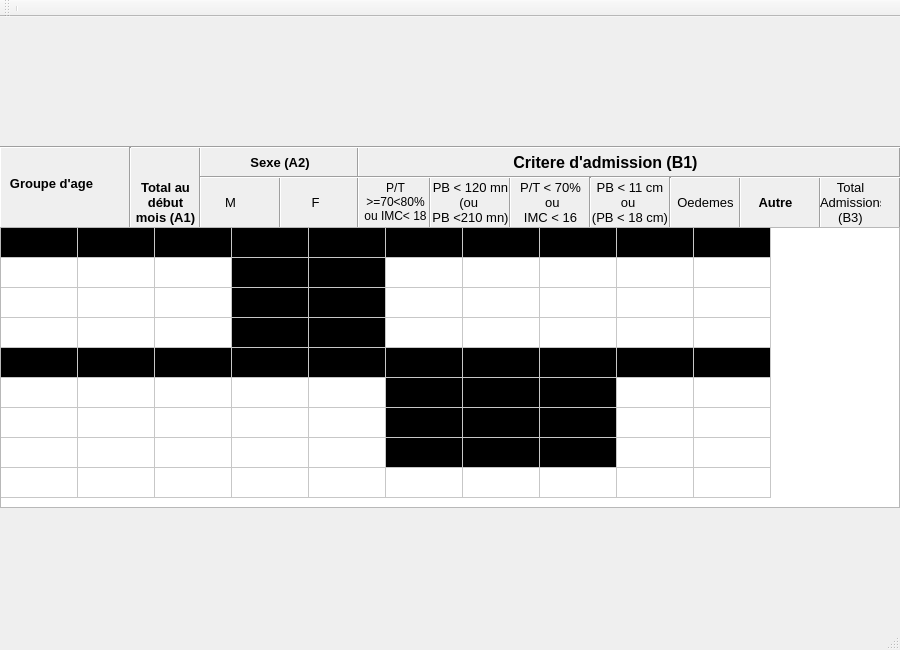
<?xml version="1.0" encoding="UTF-8"?>
<ui version="4.0">
 <class>MainWindow</class>
 <widget class="QMainWindow" name="MainWindow">
  <property name="geometry">
   <rect>
    <x>0</x>
    <y>0</y>
    <width>900</width>
    <height>650</height>
   </rect>
  </property>
  <property name="minimumSize">
   <size>
    <width>854</width>
    <height>639</height>
   </size>
  </property>
  <property name="windowTitle">
   <string>MainWindow</string>
  </property>
  <property name="toolTip">
   <string/>
  </property>
  <widget class="QWidget" name="centralwidget">
   <widget class="QLabel" name="label_5">
    <property name="geometry">
     <rect>
      <x>360</x>
      <y>160</y>
      <width>71</width>
      <height>51</height>
     </rect>
    </property>
    <property name="text">
     <string>&lt;!DOCTYPE HTML PUBLIC &quot;-//W3C//DTD HTML 4.0//EN&quot; &quot;http://www.w3.org/TR/REC-html40/strict.dtd&quot;&gt;
&lt;html&gt;&lt;head&gt;&lt;meta name=&quot;qrichtext&quot; content=&quot;1&quot; /&gt;&lt;style type=&quot;text/css&quot;&gt;
p, li { white-space: pre-wrap; }
&lt;/style&gt;&lt;/head&gt;&lt;body style=&quot; font-family:'Ubuntu'; font-size:11pt; font-weight:400; font-style:normal;&quot;&gt;
&lt;p align=&quot;center&quot; style=&quot; margin-top:0px; margin-bottom:0px; margin-left:0px; margin-right:0px; -qt-block-indent:0; text-indent:0px;&quot;&gt;&lt;span style=&quot; font-size:9pt;&quot;&gt;P/T&lt;/span&gt;&lt;/p&gt;
&lt;p align=&quot;center&quot; style=&quot; margin-top:0px; margin-bottom:0px; margin-left:0px; margin-right:0px; -qt-block-indent:0; text-indent:0px;&quot;&gt;&lt;span style=&quot; font-size:9pt;&quot;&gt;&amp;gt;=70&amp;lt;80%&lt;/span&gt;&lt;/p&gt;
&lt;p align=&quot;center&quot; style=&quot; margin-top:0px; margin-bottom:0px; margin-left:0px; margin-right:0px; -qt-block-indent:0; text-indent:0px;&quot;&gt;&lt;span style=&quot; font-size:9pt;&quot;&gt;ou IMC&amp;lt; 18&lt;/span&gt;&lt;/p&gt;&lt;/body&gt;&lt;/html&gt;</string>
    </property>
   </widget>
   <widget class="Line" name="line_8">
    <property name="geometry">
     <rect>
      <x>350</x>
      <y>130</y>
      <width>16</width>
      <height>81</height>
     </rect>
    </property>
    <property name="orientation">
     <enum>Qt::Vertical</enum>
    </property>
   </widget>
   <widget class="Line" name="line_10">
    <property name="geometry">
     <rect>
      <x>810</x>
      <y>160</y>
      <width>20</width>
      <height>51</height>
     </rect>
    </property>
    <property name="orientation">
     <enum>Qt::Vertical</enum>
    </property>
   </widget>
   <widget class="QLabel" name="label_4">
    <property name="geometry">
     <rect>
      <x>670</x>
      <y>170</y>
      <width>71</width>
      <height>31</height>
     </rect>
    </property>
    <property name="text">
     <string>&lt;!DOCTYPE HTML PUBLIC &quot;-//W3C//DTD HTML 4.0//EN&quot; &quot;http://www.w3.org/TR/REC-html40/strict.dtd&quot;&gt;
&lt;html&gt;&lt;head&gt;&lt;meta name=&quot;qrichtext&quot; content=&quot;1&quot; /&gt;&lt;style type=&quot;text/css&quot;&gt;
p, li { white-space: pre-wrap; }
&lt;/style&gt;&lt;/head&gt;&lt;body style=&quot; font-family:'Ubuntu'; font-size:11pt; font-weight:400; font-style:normal;&quot;&gt;
&lt;p align=&quot;center&quot; style=&quot; margin-top:0px; margin-bottom:0px; margin-left:0px; margin-right:0px; -qt-block-indent:0; text-indent:0px;&quot;&gt;&lt;span style=&quot; font-size:10pt;&quot;&gt;Oedemes&lt;/span&gt;&lt;/p&gt;&lt;/body&gt;&lt;/html&gt;</string>
    </property>
   </widget>
   <widget class="Line" name="line_14">
    <property name="geometry">
     <rect>
      <x>-10</x>
      <y>130</y>
      <width>20</width>
      <height>81</height>
     </rect>
    </property>
    <property name="orientation">
     <enum>Qt::Vertical</enum>
    </property>
   </widget>
   <widget class="Line" name="line_5">
    <property name="geometry">
     <rect>
      <x>730</x>
      <y>160</y>
      <width>20</width>
      <height>51</height>
     </rect>
    </property>
    <property name="orientation">
     <enum>Qt::Vertical</enum>
    </property>
   </widget>
   <widget class="QLabel" name="label_2">
    <property name="geometry">
     <rect>
      <x>370</x>
      <y>130</y>
      <width>471</width>
      <height>31</height>
     </rect>
    </property>
    <property name="text">
     <string>&lt;!DOCTYPE HTML PUBLIC &quot;-//W3C//DTD HTML 4.0//EN&quot; &quot;http://www.w3.org/TR/REC-html40/strict.dtd&quot;&gt;
&lt;html&gt;&lt;head&gt;&lt;meta name=&quot;qrichtext&quot; content=&quot;1&quot; /&gt;&lt;style type=&quot;text/css&quot;&gt;
p, li { white-space: pre-wrap; }
&lt;/style&gt;&lt;/head&gt;&lt;body style=&quot; font-family:'Ubuntu'; font-size:11pt; font-weight:400; font-style:normal;&quot;&gt;
&lt;p align=&quot;center&quot; style=&quot; margin-top:0px; margin-bottom:0px; margin-left:0px; margin-right:0px; -qt-block-indent:0; text-indent:0px;&quot;&gt;&lt;span style=&quot; font-size:12pt; font-weight:600;&quot;&gt;Critere d'admission (B1)&lt;/span&gt;&lt;/p&gt;&lt;/body&gt;&lt;/html&gt;</string>
    </property>
   </widget>
   <widget class="Line" name="line_7">
    <property name="geometry">
     <rect>
      <x>420</x>
      <y>160</y>
      <width>20</width>
      <height>51</height>
     </rect>
    </property>
    <property name="orientation">
     <enum>Qt::Vertical</enum>
    </property>
   </widget>
   <widget class="Line" name="line_11">
    <property name="geometry">
     <rect>
      <x>890</x>
      <y>130</y>
      <width>20</width>
      <height>81</height>
     </rect>
    </property>
    <property name="orientation">
     <enum>Qt::Vertical</enum>
    </property>
   </widget>
   <widget class="QLabel" name="label">
    <property name="geometry">
     <rect>
      <x>-4</x>
      <y>146</y>
      <width>111</width>
      <height>41</height>
     </rect>
    </property>
    <property name="text">
     <string>&lt;!DOCTYPE HTML PUBLIC &quot;-//W3C//DTD HTML 4.0//EN&quot; &quot;http://www.w3.org/TR/REC-html40/strict.dtd&quot;&gt;
&lt;html&gt;&lt;head&gt;&lt;meta name=&quot;qrichtext&quot; content=&quot;1&quot; /&gt;&lt;style type=&quot;text/css&quot;&gt;
p, li { white-space: pre-wrap; }
&lt;/style&gt;&lt;/head&gt;&lt;body style=&quot; font-family:'Ubuntu'; font-size:11pt; font-weight:400; font-style:normal;&quot;&gt;
&lt;p align=&quot;center&quot; style=&quot; margin-top:0px; margin-bottom:0px; margin-left:0px; margin-right:0px; -qt-block-indent:0; text-indent:0px;&quot;&gt;&lt;span style=&quot; font-size:10pt; font-weight:600;&quot;&gt;Groupe d'age&lt;/span&gt;&lt;/p&gt;&lt;/body&gt;&lt;/html&gt;</string>
    </property>
   </widget>
   <widget class="QLabel" name="label_3">
    <property name="geometry">
     <rect>
      <x>130</x>
      <y>160</y>
      <width>71</width>
      <height>51</height>
     </rect>
    </property>
    <property name="text">
     <string>&lt;!DOCTYPE HTML PUBLIC &quot;-//W3C//DTD HTML 4.0//EN&quot; &quot;http://www.w3.org/TR/REC-html40/strict.dtd&quot;&gt;
&lt;html&gt;&lt;head&gt;&lt;meta name=&quot;qrichtext&quot; content=&quot;1&quot; /&gt;&lt;style type=&quot;text/css&quot;&gt;
p, li { white-space: pre-wrap; }
&lt;/style&gt;&lt;/head&gt;&lt;body style=&quot; font-family:'Ubuntu'; font-size:11pt; font-weight:400; font-style:normal;&quot;&gt;
&lt;p align=&quot;center&quot; style=&quot; margin-top:0px; margin-bottom:0px; margin-left:0px; margin-right:0px; -qt-block-indent:0; text-indent:0px;&quot;&gt;&lt;span style=&quot; font-size:10pt; font-weight:600;&quot;&gt;Total au&lt;/span&gt;&lt;/p&gt;
&lt;p align=&quot;center&quot; style=&quot; margin-top:0px; margin-bottom:0px; margin-left:0px; margin-right:0px; -qt-block-indent:0; text-indent:0px;&quot;&gt;&lt;span style=&quot; font-size:10pt; font-weight:600;&quot;&gt;début&lt;/span&gt;&lt;/p&gt;
&lt;p align=&quot;center&quot; style=&quot; margin-top:0px; margin-bottom:0px; margin-left:0px; margin-right:0px; -qt-block-indent:0; text-indent:0px;&quot;&gt;&lt;span style=&quot; font-size:10pt; font-weight:600;&quot;&gt;mois (A1)&lt;/span&gt;&lt;/p&gt;&lt;/body&gt;&lt;/html&gt;</string>
    </property>
   </widget>
   <widget class="QLabel" name="label_6">
    <property name="geometry">
     <rect>
      <x>430</x>
      <y>160</y>
      <width>81</width>
      <height>51</height>
     </rect>
    </property>
    <property name="text">
     <string>&lt;!DOCTYPE HTML PUBLIC &quot;-//W3C//DTD HTML 4.0//EN&quot; &quot;http://www.w3.org/TR/REC-html40/strict.dtd&quot;&gt;
&lt;html&gt;&lt;head&gt;&lt;meta name=&quot;qrichtext&quot; content=&quot;1&quot; /&gt;&lt;style type=&quot;text/css&quot;&gt;
p, li { white-space: pre-wrap; }
&lt;/style&gt;&lt;/head&gt;&lt;body style=&quot; font-family:'Ubuntu'; font-size:11pt; font-weight:400; font-style:normal;&quot;&gt;
&lt;p align=&quot;center&quot; style=&quot; margin-top:0px; margin-bottom:0px; margin-left:0px; margin-right:0px; -qt-block-indent:0; text-indent:0px;&quot;&gt;&lt;span style=&quot; font-size:10pt;&quot;&gt;PB &amp;lt; 120 mn&lt;/span&gt;&lt;/p&gt;
&lt;p align=&quot;center&quot; style=&quot; margin-top:0px; margin-bottom:0px; margin-left:0px; margin-right:0px; -qt-block-indent:0; text-indent:0px;&quot;&gt;&lt;span style=&quot; font-size:10pt;&quot;&gt;(ou &lt;/span&gt;&lt;/p&gt;
&lt;p align=&quot;center&quot; style=&quot; margin-top:0px; margin-bottom:0px; margin-left:0px; margin-right:0px; -qt-block-indent:0; text-indent:0px;&quot;&gt;&lt;span style=&quot; font-size:10pt;&quot;&gt;PB &amp;lt;210 mn)&lt;/span&gt;&lt;/p&gt;&lt;/body&gt;&lt;/html&gt;</string>
    </property>
   </widget>
   <widget class="Line" name="line_2">
    <property name="geometry">
     <rect>
      <x>190</x>
      <y>130</y>
      <width>20</width>
      <height>81</height>
     </rect>
    </property>
    <property name="orientation">
     <enum>Qt::Vertical</enum>
    </property>
   </widget>
   <widget class="QLabel" name="label_13">
    <property name="geometry">
     <rect>
      <x>820</x>
      <y>160</y>
      <width>61</width>
      <height>51</height>
     </rect>
    </property>
    <property name="text">
     <string>&lt;!DOCTYPE HTML PUBLIC &quot;-//W3C//DTD HTML 4.0//EN&quot; &quot;http://www.w3.org/TR/REC-html40/strict.dtd&quot;&gt;
&lt;html&gt;&lt;head&gt;&lt;meta name=&quot;qrichtext&quot; content=&quot;1&quot; /&gt;&lt;style type=&quot;text/css&quot;&gt;
p, li { white-space: pre-wrap; }
&lt;/style&gt;&lt;/head&gt;&lt;body style=&quot; font-family:'Ubuntu'; font-size:11pt; font-weight:400; font-style:normal;&quot;&gt;
&lt;p align=&quot;center&quot; style=&quot; margin-top:0px; margin-bottom:0px; margin-left:0px; margin-right:0px; -qt-block-indent:0; text-indent:0px;&quot;&gt;&lt;span style=&quot; font-size:10pt;&quot;&gt;Total&lt;/span&gt;&lt;/p&gt;
&lt;p align=&quot;center&quot; style=&quot; margin-top:0px; margin-bottom:0px; margin-left:0px; margin-right:0px; -qt-block-indent:0; text-indent:0px;&quot;&gt;&lt;span style=&quot; font-size:10pt;&quot;&gt;Admissions&lt;/span&gt;&lt;/p&gt;
&lt;p align=&quot;center&quot; style=&quot; margin-top:0px; margin-bottom:0px; margin-left:0px; margin-right:0px; -qt-block-indent:0; text-indent:0px;&quot;&gt;&lt;span style=&quot; font-size:10pt;&quot;&gt;(B3)&lt;/span&gt;&lt;/p&gt;&lt;/body&gt;&lt;/html&gt;</string>
    </property>
   </widget>
   <widget class="Line" name="line_6">
    <property name="geometry">
     <rect>
      <x>270</x>
      <y>160</y>
      <width>20</width>
      <height>51</height>
     </rect>
    </property>
    <property name="orientation">
     <enum>Qt::Vertical</enum>
    </property>
   </widget>
   <widget class="Line" name="line_9">
    <property name="geometry">
     <rect>
      <x>500</x>
      <y>160</y>
      <width>20</width>
      <height>51</height>
     </rect>
    </property>
    <property name="orientation">
     <enum>Qt::Vertical</enum>
    </property>
   </widget>
   <widget class="QLabel" name="label_11">
    <property name="geometry">
     <rect>
      <x>290</x>
      <y>170</y>
      <width>51</width>
      <height>31</height>
     </rect>
    </property>
    <property name="text">
     <string>&lt;!DOCTYPE HTML PUBLIC &quot;-//W3C//DTD HTML 4.0//EN&quot; &quot;http://www.w3.org/TR/REC-html40/strict.dtd&quot;&gt;
&lt;html&gt;&lt;head&gt;&lt;meta name=&quot;qrichtext&quot; content=&quot;1&quot; /&gt;&lt;style type=&quot;text/css&quot;&gt;
p, li { white-space: pre-wrap; }
&lt;/style&gt;&lt;/head&gt;&lt;body style=&quot; font-family:'Ubuntu'; font-size:11pt; font-weight:400; font-style:normal;&quot;&gt;
&lt;p align=&quot;center&quot; style=&quot; margin-top:0px; margin-bottom:0px; margin-left:0px; margin-right:0px; -qt-block-indent:0; text-indent:0px;&quot;&gt;&lt;span style=&quot; font-size:10pt;&quot;&gt;F&lt;/span&gt;&lt;/p&gt;&lt;/body&gt;&lt;/html&gt;</string>
    </property>
   </widget>
   <widget class="Line" name="line">
    <property name="geometry">
     <rect>
      <x>200</x>
      <y>150</y>
      <width>701</width>
      <height>21</height>
     </rect>
    </property>
    <property name="orientation">
     <enum>Qt::Horizontal</enum>
    </property>
   </widget>
   <widget class="Line" name="line_12">
    <property name="geometry">
     <rect>
      <x>0</x>
      <y>120</y>
      <width>901</width>
      <height>21</height>
     </rect>
    </property>
    <property name="orientation">
     <enum>Qt::Horizontal</enum>
    </property>
   </widget>
   <widget class="Line" name="line_13">
    <property name="geometry">
     <rect>
      <x>120</x>
      <y>130</y>
      <width>20</width>
      <height>81</height>
     </rect>
    </property>
    <property name="orientation">
     <enum>Qt::Vertical</enum>
    </property>
   </widget>
   <widget class="QLabel" name="label_12">
    <property name="geometry">
     <rect>
      <x>740</x>
      <y>170</y>
      <width>71</width>
      <height>31</height>
     </rect>
    </property>
    <property name="text">
     <string>&lt;!DOCTYPE HTML PUBLIC &quot;-//W3C//DTD HTML 4.0//EN&quot; &quot;http://www.w3.org/TR/REC-html40/strict.dtd&quot;&gt;
&lt;html&gt;&lt;head&gt;&lt;meta name=&quot;qrichtext&quot; content=&quot;1&quot; /&gt;&lt;style type=&quot;text/css&quot;&gt;
p, li { white-space: pre-wrap; }
&lt;/style&gt;&lt;/head&gt;&lt;body style=&quot; font-family:'Ubuntu'; font-size:11pt; font-weight:400; font-style:normal;&quot;&gt;
&lt;p align=&quot;center&quot; style=&quot; margin-top:0px; margin-bottom:0px; margin-left:0px; margin-right:0px; -qt-block-indent:0; text-indent:0px;&quot;&gt;&lt;span style=&quot; font-size:10pt; font-weight:600;&quot;&gt;Autre&lt;/span&gt;&lt;/p&gt;&lt;/body&gt;&lt;/html&gt;</string>
    </property>
   </widget>
   <widget class="Line" name="line_3">
    <property name="geometry">
     <rect>
      <x>660</x>
      <y>160</y>
      <width>20</width>
      <height>51</height>
     </rect>
    </property>
    <property name="orientation">
     <enum>Qt::Vertical</enum>
    </property>
   </widget>
   <widget class="QLabel" name="label_9">
    <property name="geometry">
     <rect>
      <x>200</x>
      <y>130</y>
      <width>160</width>
      <height>31</height>
     </rect>
    </property>
    <property name="text">
     <string>&lt;!DOCTYPE HTML PUBLIC &quot;-//W3C//DTD HTML 4.0//EN&quot; &quot;http://www.w3.org/TR/REC-html40/strict.dtd&quot;&gt;
&lt;html&gt;&lt;head&gt;&lt;meta name=&quot;qrichtext&quot; content=&quot;1&quot; /&gt;&lt;style type=&quot;text/css&quot;&gt;
p, li { white-space: pre-wrap; }
&lt;/style&gt;&lt;/head&gt;&lt;body style=&quot; font-family:'Ubuntu'; font-size:11pt; font-weight:400; font-style:normal;&quot;&gt;
&lt;p align=&quot;center&quot; style=&quot; margin-top:0px; margin-bottom:0px; margin-left:0px; margin-right:0px; -qt-block-indent:0; text-indent:0px;&quot;&gt;&lt;span style=&quot; font-size:10pt; font-weight:600;&quot;&gt;Sexe (A2)&lt;/span&gt;&lt;/p&gt;&lt;/body&gt;&lt;/html&gt;</string>
    </property>
   </widget>
   <widget class="QLabel" name="label_7">
    <property name="geometry">
     <rect>
      <x>510</x>
      <y>160</y>
      <width>81</width>
      <height>51</height>
     </rect>
    </property>
    <property name="text">
     <string>&lt;!DOCTYPE HTML PUBLIC &quot;-//W3C//DTD HTML 4.0//EN&quot; &quot;http://www.w3.org/TR/REC-html40/strict.dtd&quot;&gt;
&lt;html&gt;&lt;head&gt;&lt;meta name=&quot;qrichtext&quot; content=&quot;1&quot; /&gt;&lt;style type=&quot;text/css&quot;&gt;
p, li { white-space: pre-wrap; }
&lt;/style&gt;&lt;/head&gt;&lt;body style=&quot; font-family:'Ubuntu'; font-size:11pt; font-weight:400; font-style:normal;&quot;&gt;
&lt;p align=&quot;center&quot; style=&quot; margin-top:0px; margin-bottom:0px; margin-left:0px; margin-right:0px; -qt-block-indent:0; text-indent:0px;&quot;&gt;&lt;span style=&quot; font-size:10pt;&quot;&gt;P/T &amp;lt; 70%&lt;/span&gt;&lt;/p&gt;
&lt;p align=&quot;center&quot; style=&quot; margin-top:0px; margin-bottom:0px; margin-left:0px; margin-right:0px; -qt-block-indent:0; text-indent:0px;&quot;&gt;&lt;span style=&quot; font-size:10pt;&quot;&gt; ou&lt;/span&gt;&lt;/p&gt;
&lt;p align=&quot;center&quot; style=&quot; margin-top:0px; margin-bottom:0px; margin-left:0px; margin-right:0px; -qt-block-indent:0; text-indent:0px;&quot;&gt;&lt;span style=&quot; font-size:10pt;&quot;&gt;IMC &amp;lt; 16&lt;/span&gt;&lt;/p&gt;&lt;/body&gt;&lt;/html&gt;</string>
    </property>
   </widget>
   <widget class="QLabel" name="label_8">
    <property name="geometry">
     <rect>
      <x>590</x>
      <y>160</y>
      <width>80</width>
      <height>51</height>
     </rect>
    </property>
    <property name="text">
     <string>&lt;!DOCTYPE HTML PUBLIC &quot;-//W3C//DTD HTML 4.0//EN&quot; &quot;http://www.w3.org/TR/REC-html40/strict.dtd&quot;&gt;
&lt;html&gt;&lt;head&gt;&lt;meta name=&quot;qrichtext&quot; content=&quot;1&quot; /&gt;&lt;style type=&quot;text/css&quot;&gt;
p, li { white-space: pre-wrap; }
&lt;/style&gt;&lt;/head&gt;&lt;body style=&quot; font-family:'Ubuntu'; font-size:11pt; font-weight:400; font-style:normal;&quot;&gt;
&lt;p align=&quot;center&quot; style=&quot; margin-top:0px; margin-bottom:0px; margin-left:0px; margin-right:0px; -qt-block-indent:0; text-indent:0px;&quot;&gt;&lt;span style=&quot; font-size:10pt;&quot;&gt;PB &amp;lt; 11 cm&lt;/span&gt;&lt;/p&gt;
&lt;p align=&quot;center&quot; style=&quot; margin-top:0px; margin-bottom:0px; margin-left:0px; margin-right:0px; -qt-block-indent:0; text-indent:0px;&quot;&gt;&lt;span style=&quot; font-size:10pt;&quot;&gt;ou &lt;/span&gt;&lt;/p&gt;
&lt;p align=&quot;center&quot; style=&quot; margin-top:0px; margin-bottom:0px; margin-left:0px; margin-right:0px; -qt-block-indent:0; text-indent:0px;&quot;&gt;&lt;span style=&quot; font-size:10pt;&quot;&gt;(PB &amp;lt; 18 cm)&lt;/span&gt;&lt;/p&gt;&lt;/body&gt;&lt;/html&gt;</string>
    </property>
   </widget>
   <widget class="QLabel" name="label_10">
    <property name="geometry">
     <rect>
      <x>200</x>
      <y>170</y>
      <width>61</width>
      <height>31</height>
     </rect>
    </property>
    <property name="text">
     <string>&lt;!DOCTYPE HTML PUBLIC &quot;-//W3C//DTD HTML 4.0//EN&quot; &quot;http://www.w3.org/TR/REC-html40/strict.dtd&quot;&gt;
&lt;html&gt;&lt;head&gt;&lt;meta name=&quot;qrichtext&quot; content=&quot;1&quot; /&gt;&lt;style type=&quot;text/css&quot;&gt;
p, li { white-space: pre-wrap; }
&lt;/style&gt;&lt;/head&gt;&lt;body style=&quot; font-family:'Ubuntu'; font-size:11pt; font-weight:400; font-style:normal;&quot;&gt;
&lt;p align=&quot;center&quot; style=&quot; margin-top:0px; margin-bottom:0px; margin-left:0px; margin-right:0px; -qt-block-indent:0; text-indent:0px;&quot;&gt;&lt;span style=&quot; font-size:10pt;&quot;&gt;M&lt;/span&gt;&lt;/p&gt;&lt;/body&gt;&lt;/html&gt;</string>
    </property>
   </widget>
   <widget class="Line" name="line_4">
    <property name="geometry">
     <rect>
      <x>580</x>
      <y>160</y>
      <width>20</width>
      <height>51</height>
     </rect>
    </property>
    <property name="orientation">
     <enum>Qt::Vertical</enum>
    </property>
   </widget>
   <widget class="QTableWidget" name="tableWidget_2">
    <property name="geometry">
     <rect>
      <x>0</x>
      <y>210</y>
      <width>900</width>
      <height>281</height>
     </rect>
    </property>
    <property name="maximumSize">
     <size>
      <width>900</width>
      <height>16777215</height>
     </size>
    </property>
    <property name="toolTip">
     <string>&lt;!DOCTYPE HTML PUBLIC &quot;-//W3C//DTD HTML 4.0//EN&quot; &quot;http://www.w3.org/TR/REC-html40/strict.dtd&quot;&gt;
&lt;html&gt;&lt;head&gt;&lt;meta name=&quot;qrichtext&quot; content=&quot;1&quot; /&gt;&lt;style type=&quot;text/css&quot;&gt;
p, li { white-space: pre-wrap; }
&lt;/style&gt;&lt;/head&gt;&lt;body style=&quot; font-family:'Ubuntu'; font-size:11pt; font-weight:400; font-style:normal;&quot;&gt;
&lt;p align=&quot;center&quot; style=&quot;-qt-paragraph-type:empty; margin-top:0px; margin-bottom:0px; margin-left:0px; margin-right:0px; -qt-block-indent:0; text-indent:0px;&quot;&gt;&lt;/p&gt;&lt;/body&gt;&lt;/html&gt;</string>
    </property>
    <property name="alternatingRowColors">
     <bool>false</bool>
    </property>
    <property name="showGrid">
     <bool>true</bool>
    </property>
    <property name="wordWrap">
     <bool>true</bool>
    </property>
    <property name="cornerButtonEnabled">
     <bool>true</bool>
    </property>
    <property name="rowCount">
     <number>9</number>
    </property>
    <property name="columnCount">
     <number>10</number>
    </property>
    <attribute name="horizontalHeaderVisible">
     <bool>false</bool>
    </attribute>
    <attribute name="horizontalHeaderDefaultSectionSize">
     <number>77</number>
    </attribute>
    <attribute name="horizontalHeaderHighlightSections">
     <bool>true</bool>
    </attribute>
    <attribute name="verticalHeaderVisible">
     <bool>false</bool>
    </attribute>
    <attribute name="verticalHeaderHighlightSections">
     <bool>true</bool>
    </attribute>
    <row>
     <property name="text">
      <string>URENI 2</string>
     </property>
     <property name="font">
      <font>
       <weight>75</weight>
       <bold>true</bold>
      </font>
     </property>
    </row>
    <row>
     <property name="text">
      <string>6 - 59 mois</string>
     </property>
    </row>
    <row>
     <property name="text">
      <string>&gt; 59 mois</string>
     </property>
    </row>
    <row>
     <property name="text">
      <string>Suivi de URENI 1</string>
     </property>
    </row>
    <row>
     <property name="text">
      <string>URENAS 3</string>
     </property>
     <property name="font">
      <font>
       <weight>75</weight>
       <bold>true</bold>
      </font>
     </property>
    </row>
    <row>
     <property name="text">
      <string>6 - 59 mois</string>
     </property>
    </row>
    <row>
     <property name="text">
      <string>FE/FA</string>
     </property>
    </row>
    <row>
     <property name="text">
      <string>Suivi de 1et 2</string>
     </property>
    </row>
    <row>
     <property name="text">
      <string>TOTAL</string>
     </property>
     <property name="font">
      <font>
       <weight>75</weight>
       <bold>true</bold>
      </font>
     </property>
    </row>
    <column>
     <property name="text">
      <string/>
     </property>
    </column>
    <column>
     <property name="text">
      <string/>
     </property>
    </column>
    <column>
     <property name="text">
      <string/>
     </property>
    </column>
    <column>
     <property name="text">
      <string/>
     </property>
    </column>
    <column>
     <property name="text">
      <string/>
     </property>
    </column>
    <column>
     <property name="text">
      <string/>
     </property>
    </column>
    <column>
     <property name="text">
      <string/>
     </property>
    </column>
    <column>
     <property name="text">
      <string/>
     </property>
    </column>
    <column>
     <property name="text">
      <string/>
     </property>
    </column>
    <column>
     <property name="text">
      <string/>
     </property>
    </column>
    <item row="0" column="0">
     <property name="text">
      <string/>
     </property>
     <property name="background">
      <brush brushstyle="SolidPattern">
       <color alpha="255">
        <red>0</red>
        <green>0</green>
        <blue>0</blue>
       </color>
      </brush>
     </property>
     <property name="foreground">
      <brush brushstyle="SolidPattern">
       <color alpha="255">
        <red>0</red>
        <green>0</green>
        <blue>0</blue>
       </color>
      </brush>
     </property>
    </item>
    <item row="0" column="1">
     <property name="text">
      <string/>
     </property>
     <property name="background">
      <brush brushstyle="SolidPattern">
       <color alpha="255">
        <red>0</red>
        <green>0</green>
        <blue>0</blue>
       </color>
      </brush>
     </property>
    </item>
    <item row="0" column="2">
     <property name="text">
      <string/>
     </property>
     <property name="background">
      <brush brushstyle="SolidPattern">
       <color alpha="255">
        <red>0</red>
        <green>0</green>
        <blue>0</blue>
       </color>
      </brush>
     </property>
    </item>
    <item row="0" column="3">
     <property name="text">
      <string/>
     </property>
     <property name="background">
      <brush brushstyle="SolidPattern">
       <color alpha="255">
        <red>0</red>
        <green>0</green>
        <blue>0</blue>
       </color>
      </brush>
     </property>
    </item>
    <item row="0" column="4">
     <property name="text">
      <string/>
     </property>
     <property name="background">
      <brush brushstyle="SolidPattern">
       <color alpha="255">
        <red>0</red>
        <green>0</green>
        <blue>0</blue>
       </color>
      </brush>
     </property>
    </item>
    <item row="0" column="5">
     <property name="text">
      <string/>
     </property>
     <property name="background">
      <brush brushstyle="SolidPattern">
       <color alpha="255">
        <red>0</red>
        <green>0</green>
        <blue>0</blue>
       </color>
      </brush>
     </property>
    </item>
    <item row="0" column="6">
     <property name="text">
      <string/>
     </property>
     <property name="background">
      <brush brushstyle="SolidPattern">
       <color alpha="255">
        <red>0</red>
        <green>0</green>
        <blue>0</blue>
       </color>
      </brush>
     </property>
    </item>
    <item row="0" column="7">
     <property name="text">
      <string/>
     </property>
     <property name="background">
      <brush brushstyle="SolidPattern">
       <color alpha="255">
        <red>0</red>
        <green>0</green>
        <blue>0</blue>
       </color>
      </brush>
     </property>
    </item>
    <item row="0" column="8">
     <property name="text">
      <string/>
     </property>
     <property name="background">
      <brush brushstyle="SolidPattern">
       <color alpha="255">
        <red>0</red>
        <green>0</green>
        <blue>0</blue>
       </color>
      </brush>
     </property>
    </item>
    <item row="0" column="9">
     <property name="text">
      <string/>
     </property>
     <property name="background">
      <brush brushstyle="SolidPattern">
       <color alpha="255">
        <red>0</red>
        <green>0</green>
        <blue>0</blue>
       </color>
      </brush>
     </property>
    </item>
    <item row="1" column="2">
     <property name="text">
      <string/>
     </property>
     <property name="background">
      <brush brushstyle="NoBrush">
       <color alpha="255">
        <red>0</red>
        <green>0</green>
        <blue>0</blue>
       </color>
      </brush>
     </property>
    </item>
    <item row="1" column="3">
     <property name="text">
      <string/>
     </property>
     <property name="background">
      <brush brushstyle="SolidPattern">
       <color alpha="255">
        <red>0</red>
        <green>0</green>
        <blue>0</blue>
       </color>
      </brush>
     </property>
    </item>
    <item row="1" column="4">
     <property name="text">
      <string/>
     </property>
     <property name="background">
      <brush brushstyle="SolidPattern">
       <color alpha="255">
        <red>0</red>
        <green>0</green>
        <blue>0</blue>
       </color>
      </brush>
     </property>
    </item>
    <item row="2" column="2">
     <property name="text">
      <string/>
     </property>
     <property name="background">
      <brush brushstyle="NoBrush">
       <color alpha="255">
        <red>0</red>
        <green>0</green>
        <blue>0</blue>
       </color>
      </brush>
     </property>
    </item>
    <item row="2" column="3">
     <property name="text">
      <string/>
     </property>
     <property name="background">
      <brush brushstyle="SolidPattern">
       <color alpha="255">
        <red>0</red>
        <green>0</green>
        <blue>0</blue>
       </color>
      </brush>
     </property>
    </item>
    <item row="2" column="4">
     <property name="text">
      <string/>
     </property>
     <property name="background">
      <brush brushstyle="SolidPattern">
       <color alpha="255">
        <red>0</red>
        <green>0</green>
        <blue>0</blue>
       </color>
      </brush>
     </property>
    </item>
    <item row="3" column="2">
     <property name="text">
      <string/>
     </property>
     <property name="background">
      <brush brushstyle="NoBrush">
       <color alpha="255">
        <red>0</red>
        <green>0</green>
        <blue>0</blue>
       </color>
      </brush>
     </property>
    </item>
    <item row="3" column="3">
     <property name="text">
      <string/>
     </property>
     <property name="background">
      <brush brushstyle="SolidPattern">
       <color alpha="255">
        <red>0</red>
        <green>0</green>
        <blue>0</blue>
       </color>
      </brush>
     </property>
    </item>
    <item row="3" column="4">
     <property name="text">
      <string/>
     </property>
     <property name="background">
      <brush brushstyle="SolidPattern">
       <color alpha="255">
        <red>0</red>
        <green>0</green>
        <blue>0</blue>
       </color>
      </brush>
     </property>
    </item>
    <item row="4" column="0">
     <property name="text">
      <string/>
     </property>
     <property name="background">
      <brush brushstyle="SolidPattern">
       <color alpha="255">
        <red>0</red>
        <green>0</green>
        <blue>0</blue>
       </color>
      </brush>
     </property>
    </item>
    <item row="4" column="1">
     <property name="text">
      <string/>
     </property>
     <property name="background">
      <brush brushstyle="SolidPattern">
       <color alpha="255">
        <red>0</red>
        <green>0</green>
        <blue>0</blue>
       </color>
      </brush>
     </property>
    </item>
    <item row="4" column="2">
     <property name="text">
      <string/>
     </property>
     <property name="background">
      <brush brushstyle="SolidPattern">
       <color alpha="255">
        <red>0</red>
        <green>0</green>
        <blue>0</blue>
       </color>
      </brush>
     </property>
    </item>
    <item row="4" column="3">
     <property name="text">
      <string/>
     </property>
     <property name="background">
      <brush brushstyle="SolidPattern">
       <color alpha="255">
        <red>0</red>
        <green>0</green>
        <blue>0</blue>
       </color>
      </brush>
     </property>
    </item>
    <item row="4" column="4">
     <property name="text">
      <string/>
     </property>
     <property name="background">
      <brush brushstyle="SolidPattern">
       <color alpha="255">
        <red>0</red>
        <green>0</green>
        <blue>0</blue>
       </color>
      </brush>
     </property>
    </item>
    <item row="4" column="5">
     <property name="text">
      <string/>
     </property>
     <property name="background">
      <brush brushstyle="SolidPattern">
       <color alpha="255">
        <red>0</red>
        <green>0</green>
        <blue>0</blue>
       </color>
      </brush>
     </property>
    </item>
    <item row="4" column="6">
     <property name="text">
      <string/>
     </property>
     <property name="background">
      <brush brushstyle="SolidPattern">
       <color alpha="255">
        <red>0</red>
        <green>0</green>
        <blue>0</blue>
       </color>
      </brush>
     </property>
    </item>
    <item row="4" column="7">
     <property name="text">
      <string/>
     </property>
     <property name="background">
      <brush brushstyle="SolidPattern">
       <color alpha="255">
        <red>0</red>
        <green>0</green>
        <blue>0</blue>
       </color>
      </brush>
     </property>
    </item>
    <item row="4" column="8">
     <property name="text">
      <string/>
     </property>
     <property name="background">
      <brush brushstyle="SolidPattern">
       <color alpha="255">
        <red>0</red>
        <green>0</green>
        <blue>0</blue>
       </color>
      </brush>
     </property>
    </item>
    <item row="4" column="9">
     <property name="text">
      <string/>
     </property>
     <property name="background">
      <brush brushstyle="SolidPattern">
       <color alpha="255">
        <red>0</red>
        <green>0</green>
        <blue>0</blue>
       </color>
      </brush>
     </property>
    </item>
    <item row="5" column="4">
     <property name="text">
      <string/>
     </property>
     <property name="background">
      <brush brushstyle="NoBrush">
       <color alpha="255">
        <red>0</red>
        <green>0</green>
        <blue>0</blue>
       </color>
      </brush>
     </property>
    </item>
    <item row="5" column="5">
     <property name="text">
      <string/>
     </property>
     <property name="background">
      <brush brushstyle="SolidPattern">
       <color alpha="255">
        <red>0</red>
        <green>0</green>
        <blue>0</blue>
       </color>
      </brush>
     </property>
    </item>
    <item row="5" column="6">
     <property name="text">
      <string/>
     </property>
     <property name="background">
      <brush brushstyle="SolidPattern">
       <color alpha="255">
        <red>0</red>
        <green>0</green>
        <blue>0</blue>
       </color>
      </brush>
     </property>
    </item>
    <item row="5" column="7">
     <property name="text">
      <string/>
     </property>
     <property name="background">
      <brush brushstyle="SolidPattern">
       <color alpha="255">
        <red>0</red>
        <green>0</green>
        <blue>0</blue>
       </color>
      </brush>
     </property>
    </item>
    <item row="6" column="4">
     <property name="text">
      <string/>
     </property>
     <property name="background">
      <brush brushstyle="NoBrush">
       <color alpha="255">
        <red>0</red>
        <green>0</green>
        <blue>0</blue>
       </color>
      </brush>
     </property>
    </item>
    <item row="6" column="5">
     <property name="text">
      <string/>
     </property>
     <property name="background">
      <brush brushstyle="SolidPattern">
       <color alpha="255">
        <red>0</red>
        <green>0</green>
        <blue>0</blue>
       </color>
      </brush>
     </property>
    </item>
    <item row="6" column="6">
     <property name="text">
      <string/>
     </property>
     <property name="background">
      <brush brushstyle="SolidPattern">
       <color alpha="255">
        <red>0</red>
        <green>0</green>
        <blue>0</blue>
       </color>
      </brush>
     </property>
    </item>
    <item row="6" column="7">
     <property name="text">
      <string/>
     </property>
     <property name="background">
      <brush brushstyle="SolidPattern">
       <color alpha="255">
        <red>0</red>
        <green>0</green>
        <blue>0</blue>
       </color>
      </brush>
     </property>
    </item>
    <item row="7" column="4">
     <property name="text">
      <string/>
     </property>
     <property name="background">
      <brush brushstyle="NoBrush">
       <color alpha="255">
        <red>0</red>
        <green>0</green>
        <blue>0</blue>
       </color>
      </brush>
     </property>
    </item>
    <item row="7" column="5">
     <property name="text">
      <string/>
     </property>
     <property name="background">
      <brush brushstyle="SolidPattern">
       <color alpha="255">
        <red>0</red>
        <green>0</green>
        <blue>0</blue>
       </color>
      </brush>
     </property>
    </item>
    <item row="7" column="6">
     <property name="text">
      <string/>
     </property>
     <property name="background">
      <brush brushstyle="SolidPattern">
       <color alpha="255">
        <red>0</red>
        <green>0</green>
        <blue>0</blue>
       </color>
      </brush>
     </property>
    </item>
    <item row="7" column="7">
     <property name="text">
      <string/>
     </property>
     <property name="background">
      <brush brushstyle="SolidPattern">
       <color alpha="255">
        <red>0</red>
        <green>0</green>
        <blue>0</blue>
       </color>
      </brush>
     </property>
    </item>
   </widget>
  </widget>
  <widget class="QMenuBar" name="menubar">
   <property name="geometry">
    <rect>
     <x>0</x>
     <y>0</y>
     <width>900</width>
     <height>25</height>
    </rect>
   </property>
  </widget>
  <widget class="QStatusBar" name="statusbar"/>
  <widget class="QToolBar" name="toolBar">
   <property name="windowTitle">
    <string>toolBar</string>
   </property>
   <property name="autoFillBackground">
    <bool>false</bool>
   </property>
   <attribute name="toolBarArea">
    <enum>TopToolBarArea</enum>
   </attribute>
   <attribute name="toolBarBreak">
    <bool>true</bool>
   </attribute>
   <addaction name="separator"/>
  </widget>
 </widget>
 <resources/>
 <connections/>
</ui>
